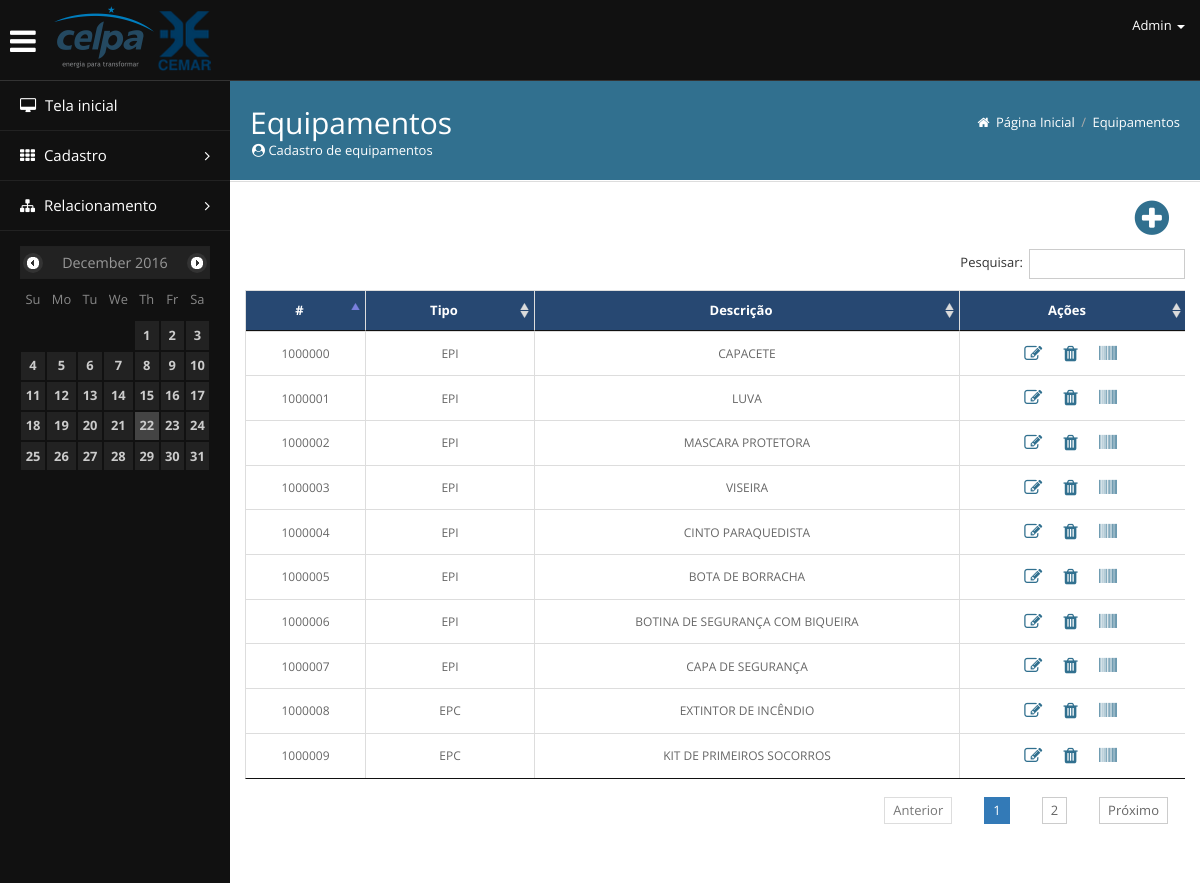
The app's page /view/Equipamentos/cadastroEquipamento.php with its own data.
### tables this page shows
CREATE TABLE IF NOT EXISTS `equipamentos` (
  `id_equipamentos` INT NOT NULL AUTO_INCREMENT,
  `tipo_equipamento` INT NOT NULL COMMENT '0 = EPI; 1 = EPC; 2 = Ferramenta;',
  `descricao` VARCHAR(60) NULL,
  PRIMARY KEY (`id_equipamentos`));

### database/dbConexao.php (called while the page is built)
<?php
function conectar (){
	try{
		$conn = new PDO("mysql:dbname=db_equatorial;host=localhost;charset=utf8", "root", "root");
		return $conn;
	} catch(PDOException $e) {
		return "Falha: ".$e->getMessage();
	}
}

### database/dbEquipamento.php (called while the page is built, shortened)
<?php
	class dbEquipamento
	{
		private $conn;
		function __construct (){
			require_once 'dbConexao.php';
			$this->conn = conectar();
		}
		public function listarTodosEquipamento (){
			$sql = "SELECT * FROM equipamentos";
			$stmt = $this->conn->query($sql);
			$result = $stmt->fetchAll(PDO::FETCH_ASSOC);
			if(isset($result) && $result != null){
				return $result;
			} else {
				return false;
			}
		}
	}

### view/Equipamentos/cadastroEquipamento.php (the view, shortened to what this page needs)
<?php
require_once "../../database/dbEquipamento.php";
$equip = new dbEquipamento();
?>
	<!DOCTYPE html>
	<html lang="en">
	<head>
		<link href="/SimulacaoCelpa/css/bootstrap.min.css" rel="stylesheet">
		<link href="/SimulacaoCelpa/css/dataTables.min.css" rel="stylesheet">
		<link href="/SimulacaoCelpa/css/dataTables.bootstrap.min.css" rel="stylesheet">
		<link rel="stylesheet" href="/SimulacaoCelpa/css/jquery-ui.css">
		<link rel="stylesheet" href="/SimulacaoCelpa/css/jquery.gritter.css">
		<link href="/SimulacaoCelpa/css/font-awesome.min.css" rel="stylesheet">
		<link href="/SimulacaoCelpa/css/style.css" rel="stylesheet">
		<link href="/SimulacaoCelpa/css/widgets.css" rel="stylesheet">
	</head>
	<body>
	<?php include '../../includes/header.php'; ?>
	<div class="content" style="margin-top: 36px;">
		<?php include '../../includes/sidebar.php'; ?>
		<div class="mainbar">
			<div class="page-head" style="background-color: #31708f;">
				<h2 class="pull-left" style=" color: white">Equipamentos
					<span class="page-meta" style=" color: white"><i class="fa fa-user-circle" aria-hidden="true"></i> Cadastro de equipamentos</span>
				</h2>
				<div class="bread-crumb pull-right">
					<a href="/SimulacaoCelpa/view/Dashboard/dash.php" style=" color: white"><i class="fa fa-home"></i> Página Inicial</a>
					<span class="divider">/</span>
					<a href="#" class="bread-current" style=" color: white">Equipamentos</a>
				</div>
				<div class="clearfix"></div>
			</div>
			<div class="matter">
				<div class="container">
					<div class="table-responsive">
						<div class="pull-right" style="margin-right: 10px;margin-bottom: 10px; font-size: 40px;">
							<button type="button" class="addEquipamento" data-toggle="modal" data-target="#Adicionar">
								<i class="fa fa-plus-circle" aria-hidden="true"></i>
							</button>
						</div>
						<table class="table table-bordered" id="listaEquipamentos">
							<thead style="background-color: rgba(39, 72, 114, 1); font-weight: bold;">
							<tr>
								<th style="color: white; text-align: center;">#</th>
								<th style="color: white; text-align: center;">Tipo</th>
								<th style="color: white; text-align: center;">Descrição</th>
								<th style="color: white; text-align: center;">Ações</th>
							</tr>
							</thead>
							<tbody align="center">
							<?php if($equip->listarTodosEquipamento() != null){ foreach ($equip->listarTodosEquipamento() as $dado) { ?>
								<tr style="font-size: 12px">
									<td style="vertical-align: middle;"><?php echo $dado['id_equipamentos']; ?></td>
									<td style="vertical-align: middle;">
										<?php
										if($dado['tipo_equipamento'] == 0){ echo "EPI";}
										elseif($dado['tipo_equipamento'] == 1){ echo "EPC";}
										elseif($dado['tipo_equipamento'] == 2){ echo "FERRAMENTA";}
										?>
									</td>
									<td style="vertical-align: middle;"><?php echo $dado['descricao']; ?></td>
									<td style="vertical-align: middle; font-size: 18px;">
										<button class="addEquipamento editar" title="Editar" style="margin: 0" data-toggle="modal" data-target="#Editar">
											<i class="fa fa-pencil-square-o" aria-hidden="true"></i>&nbsp;
										</button>
										<button class="addEquipamento remover" title="Remover" style="margin: 0" data-toggle="modal" data-target="#Deletar">
											<i class="fa fa-trash" aria-hidden="true"></i>&nbsp;
										</button>
										<button class="addEquipamento codigo" title="Código de Barras" style="margin: 0;" data-toggle="modal" data-target="#Codigo">
											<i class="fa fa-barcode" aria-hidden="true"></i>&nbsp;
										</button>
									</td>
								</tr>
							<?php } } ?>
							</tbody>
						</table>
					</div>
				</div>
			</div>
		</div>
	</div>
	</body>
	</html>

### includes/header.php (shortened to what this page needs)
<div class="navbar navbar-inverse navbar-fixed-top bs-docs-nav" role="banner">
	<div class="container" style="height: 80px;">
		<div class="navbar-header" style="margin-left: -20px">
			<div class="container">
				<a href="#" id="ShowHide" class="navbar-brand" style="font-size: 30px;margin-top: 10px;">
					<i class="fa fa-bars" aria-hidden="true"></i>
				</a>
				<a href="/SimulacaoCelpa/view/Dashboard/dash.php" class="navbar-brand" style="display: block">
					<img src="/SimulacaoCelpa/img/favicon/logo.png" style="position: relative; top: -10px;display: inline-block">
					<img src="/SimulacaoCelpa/img/favicon/logo2.png" style="position: relative; top: -6px;display: inline-block">
				</a>
			</div>
		</div>
		<nav class="collapse navbar-collapse bs-navbar-collapse" role="navigation">
			<ul class="nav navbar-nav navbar-right">
				<li class="dropdown">
					<a data-toggle="dropdown" class="dropdown-toggle" href="#">
						Admin <b class="caret"></b>
					</a>
				</li>
			</ul>
		</nav>
	</div>
</div>

### includes/sidebar.php (shortened to what this page needs)
<div class="sidebar">
	<div class="sidebar-inner">
		<ul class="navi">
			<li class="nred"><a href="/SimulacaoCelpa/view/Dashboard/dash.php"><i class="fa fa-desktop"></i> Tela inicial</a></li>
			<li class="has_submenu nlightblue">
				<a href="#">
					<i class="fa fa-th"></i> Cadastro
					<span class="pull-right"><i class="fa fa-angle-right"></i></span>
				</a>
			</li>
			<li class="has_submenu nviolet">
				<a href="#">
					<i class="fa fa-sitemap"></i> Relacionamento
					<span class="pull-right"><i class="fa fa-angle-right"></i></span>
				</a>
			</li>
		</ul>
		<div class="sidebar-widget">
			<div id="todaydate"></div>
		</div>
	</div>
</div>

### css/style.css (style rules this page uses)
* { border-radius: 0 !important; box-shadow: none !important; filter: progid:DXImageTransform.Microsoft.gradient(enabled = false) !important; text-shadow: none !important; font-family: "Open Sans", Arial, Helvetica, sans-serif; font-weight: 400; }
.navbar * { background-image: none !important; }
body { font-size: 13px; line-height: 23px; color: #666; background:#111; padding-top: 45px; -webkit-font-smoothing: antialiased; }
h1,h2,h3,h4,h5,h6 { padding: 2px 0px; margin: 5px 0px; color: #777; font-weight: 400; }
h2 { font-size: 30px; line-height: 40px; }
a { color: #333; text-decoration: none !important; }
.form-inline button { margin-left: 15px; }
.navbar * { text-shadow:none !important; }
.navbar .container { width:100%; }
.navbar { background: #111; border-bottom:1px solid #333; }
.navbar .navbar-brand { color: #fff !important; }
.navbar .nav > li > a { font-size: 13px !important; color: #fff !important; }
.navbar i { margin-right: 3px; }
.navbar .caret { border-top-color:#fff !important; border-bottom-color:#fff !important; }
.sidebar { width: 230px; float: left; display: block; background:#111; color: #eee; position: relative; }
.sidebar ul { padding: 0px; margin: 0px; list-style-type: none; }
.sidebar ul li { list-style-type: none; }
.sidebar .sidebar-inner { display: block; width:100%; margin: 0 auto; position: absolute; z-index: 60; background: #111; }
.sidebar .navi li i { margin-right: 5px; }
.sidebar .navi li span i { margin: 0px; }
.sidebar .navi > li > a { display: block; padding: 12px 20px; font-size: 15px; line-height: 25px; color: #fff; text-decoration: none; border-bottom: 1px solid #222; background-color: #111; }
.sidebar .sidebar-widget { padding: 15px; }
.mainbar { position: relative; margin-left: 230px; margin-right: 0px; width: auto; background:#fff; min-height: 1200px; }
.mainbar .container { max-width:100% !important; }
.mainbar .page-head { padding: 15px 20px; border-bottom: 1px solid #fff; }
.mainbar .page-meta { font-size: 13px; line-height: 15px; margin-left: 2px; display: block; }
.mainbar .bread-crumb { font-size: 13px; margin-top: 15px; color: #aaa; margin-left: 2px; }
.mainbar .bread-crumb i { margin-right: 3px; display:inline; position: static; top: 0px; width: auto; }
.mainbar .bread-crumb .divider { margin: 0px 3px; }
.mainbar .bread-crumb a { color: #666; }
.mainbar .bread-crumb a.bread-current { color: #888; }
.mainbar .matter { border-top: 1px solid #ddd; padding: 15px 0px; }
.mainbar .matter > .container { margin-left:0px; }

### view/Equipamentos/cadastroEquipamento.php (style rules this page uses)
.addEquipamento { color: #31708f; background-color: transparent; border:none; }

### includes/header.php (style rules this page uses)
table.dataTable thead .sorting_asc::after, table.dataTable thead .sorting::after, table.dataTable thead .sorting_desc::after { content: none !important }

### records on screen
equipamentos: id_equipamentos "1000000", tipo_equipamento "EPI", descricao "CAPACETE"
equipamentos: id_equipamentos "1000001", tipo_equipamento "EPI", descricao "LUVA"
equipamentos: id_equipamentos "1000002", tipo_equipamento "EPI", descricao "MASCARA PROTETORA"
equipamentos: id_equipamentos "1000003", tipo_equipamento "EPI", descricao "VISEIRA"
equipamentos: id_equipamentos "1000004", tipo_equipamento "EPI", descricao "CINTO PARAQUEDISTA"
equipamentos: id_equipamentos "1000005", tipo_equipamento "EPI", descricao "BOTA DE BORRACHA"
equipamentos: id_equipamentos "1000006", tipo_equipamento "EPI", descricao "BOTINA DE SEGURANÇA COM BIQUEIRA"
equipamentos: id_equipamentos "1000007", tipo_equipamento "EPI", descricao "CAPA DE SEGURANÇA"
equipamentos: id_equipamentos "1000008", tipo_equipamento "EPC", descricao "EXTINTOR DE INCÊNDIO"
equipamentos: id_equipamentos "1000009", tipo_equipamento "EPC", descricao "KIT DE PRIMEIROS SOCORROS"
